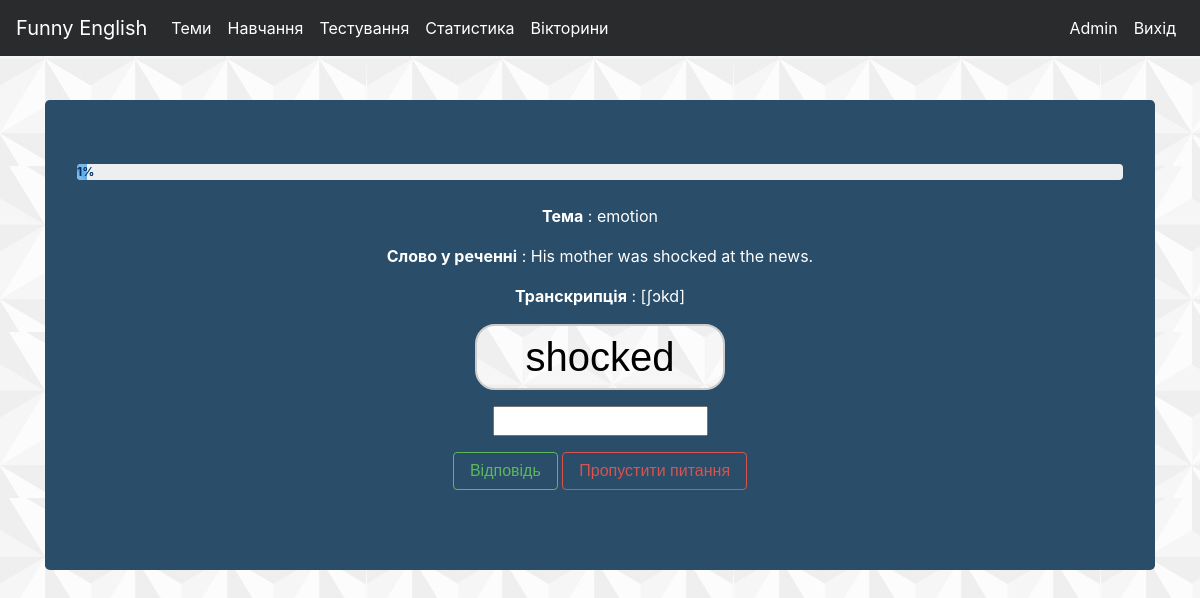
Page /question/ (signed in) on the committed database.
### word/models.py (models this page shows, shortened)
class Theme(models.Model):
    theme = models.CharField(max_length=25, verbose_name="English", unique=True)
    img = models.ImageField(upload_to='static/img')

class Word(models.Model):
    engWord = models.CharField(max_length=25, verbose_name="English")
    trWord = models.CharField(max_length=25, verbose_name="Ukrainian")
    word = models.ForeignKey(Theme, on_delete=models.CASCADE, verbose_name="Theme", default=None)
    sentence = models.TextField(verbose_name="Sentence")
    structure = models.CharField(max_length=25, verbose_name="Structure")
    img = models.ImageField(upload_to='static/img/words')

### word/views.py (the view, shortened to what this page needs)
# urls.py: path('question/', views.question, name="question"),
@login_required(login_url="user:login")
def question(request):
    answer = request.GET.get("answer")
    question = request.GET.get("soru")
    control = True
    while control:
        word = Word.objects.order_by("?").first()
        cursor = connection.cursor()
        cursor.execute('SELECT * FROM word_theme WHERE id = %s', [word.word_id])
        theme = cursor.fetchone()
        inProgressCount = WordKnowledge.objects.filter(word=word, user=request.user).count()
        doneCount = CompletedWord.objects.filter(word=word, user=request.user).count()
        if inProgressCount == 0 and doneCount == 0:
            control = False
        kelimeSayisi = Word.objects.all().count()
        kayitliVeri = WordKnowledge.objects.filter(user=request.user).count()
        tamamlananVeri = CompletedWord.objects.filter(user=request.user).count()
        if kelimeSayisi == kayitliVeri + tamamlananVeri:
            messages.success(request, "Вітаємо! Ви знаєте всі слова")
            return redirect("index")
        oran = ((kayitliVeri + tamamlananVeri) * 100) / kelimeSayisi
        oran = int(oran)
    return render(request, "question.html",
                  {"word": word,"theme":theme[1], "oran": oran, "kelimeSayisi": kelimeSayisi, "kayitliVeri": kayitliVeri})

### templates/question.html
{% extends "layout.html" %}
{% block body %}
<div class="jumbotron text-center" style="background-color:#2a4d69 ">
        <div class="progress">
        <div class="progress-bar progress-bar-striped bg-danger progress-bar-animated" role="progressbar" style="width: {{oran}}%; background-color: #63ace5 !important" aria-valuenow="{{kayitliVeri}}" aria-valuemin="0" aria-valuemax="{{kelimeSayisi}}"><b style="color:#003366">{{oran}}%</b></div>
        </div>
        <br>
        <p style="color:white"><b>Тема</b> : {{theme}}<p>
        <p style="color:white"><b>Слово у реченні</b> : {{word.sentence}}<p>
        <p style="color:white"><b>Транскрипція</b> : {{word.structure}}<p>
        <form autocomplete="off">
                <input type="text" name="soru" value={{word.engWord}} class="word" readonly>
                <p>
                <p><input type="text" name="answer"><p>
                <button type = "submit" class = "btn btn-outline-success">Відповідь</button>       <button type = "submit" class = "btn btn-outline-danger">Пропустити питання</button>
        </form>
</div>
{% endblock body %}

### templates/layout.html (style rules this page uses)
.word { font-size: 40px; color: #000000; background-image: url(static/img/index5.jpg) !important;; text-align:center; width:250px; border-radius:20px; border:2px solid #cccccc; }
.body { background-image: url(static/img/index5.jpg) !important; }

### rows in the picture
Theme: theme "emotion"
Word: sentence "His mother was shocked at the news.", structure "[ʃɔkd]", soru "shocked"

### other values in the picture
{{ oran }} "1"
